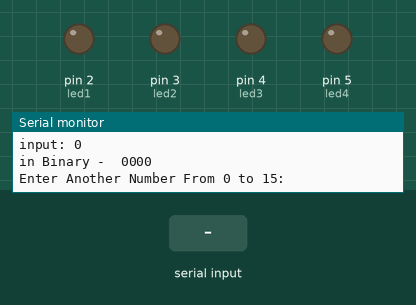
The sketch below on a simulated Arduino Uno, built with avr-gcc and run on an emulated ATmega328P. Parts: output pins drawn as LEDs (lit = HIGH), the last lines printed to the serial monitor. The test bench sets the inputs (shaded band).

Above: at 1.2 s.
1.3 s: "5\n" received over Serial
At 2.1 s:
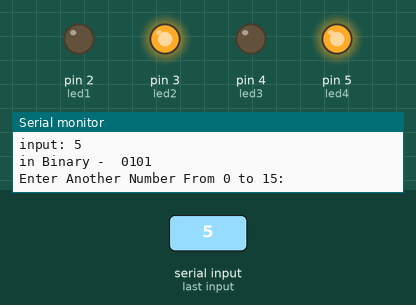
3.8 s: "90,45\n" received over Serial
Timing chart, 0 to 6.8 s (numbered marks = the images above; inputs shaded):
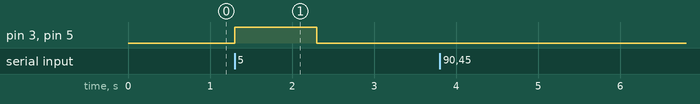

Measured:
- after the input at 1.3 s, pin 3 (led2), pin 5 (led4): LOW → HIGH at once, → LOW 1.0 s later

The sketch:

4_bit_display1.ino
```cpp
int led1 = 2;
int led2 =3;
int led3 = 4;
int led4 = 5;


void setup() {
    pinMode(led1,OUTPUT);
    pinMode(led2, OUTPUT);
    pinMode(led3,OUTPUT);
	pinMode(led4, OUTPUT);

    Serial.begin(9600);
    Serial.println("Enter a decimal number from 0 to 15:");
}

void loop() {

    int number=Serial.parseInt();

    if (number >=0 && number<=15) {

        int n = number;

        int bit4 = n % 2;
        n /= 2;
        int bit3 = n % 2;
        n /= 2;
        int bit2 = n % 2;
        n /= 2;

        int bit1 = n % 2;
        digitalWrite(led1,bit1);
        digitalWrite(led2, bit2);
        digitalWrite(led3,bit3);
        digitalWrite(led4, bit4);

        Serial.print("input: "); Serial.println(number);

        Serial.print("in Binary -  ");
        Serial.print(bit1);
        Serial.print(bit2); Serial.print(bit3);
        Serial.println(bit4);

    } else {
        Serial.println("invalid input, enter a number from 0 to 15.");
    }

        Serial.println("Enter Another Number From 0 to 15:");

}
```
